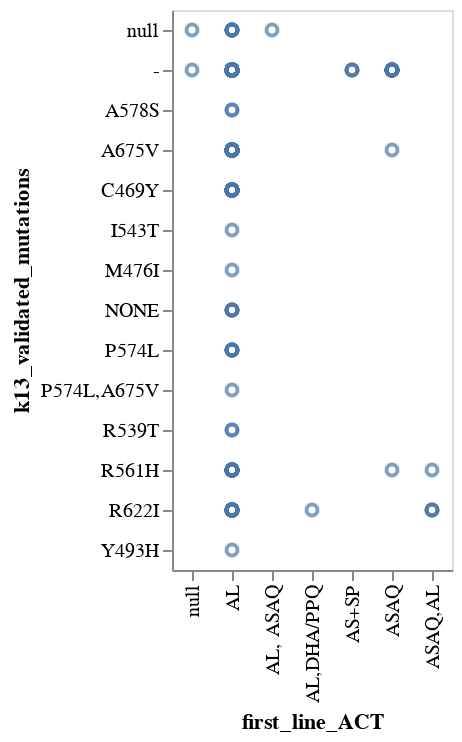

The code cell stored with this chart in its notebook:
### Code cell
import altair as alt
alt.Chart(df).mark_point().encode(
    x='first_line_ACT',
    y='k13_validated_mutations'
)

### Figure 1 — Vega-Lite specification as saved in the notebook (floating-point values rounded to 4 significant figures; data arrays with more than 128 entries replaced by an {"elided": "..."} marker saying what was removed)
{"config": {"view": {"continuousWidth": 300, "continuousHeight": 300}}, "data": {"name": "data-4945cedbb33eb372a55ce268e45a8705"}, "mark": {"type": "point"}, "encoding": {"x": {"field": "first_line_ACT", "type": "nominal"}, "y": {"field": "k13_validated_mutations", "type": "nominal"}}, "$schema": "https://vega.github.io/schema/vega-lite/v5.20.1.json", "datasets": {"data-4945cedbb33eb372a55ce268e45a8705": {"elided": "338 records"}}}
